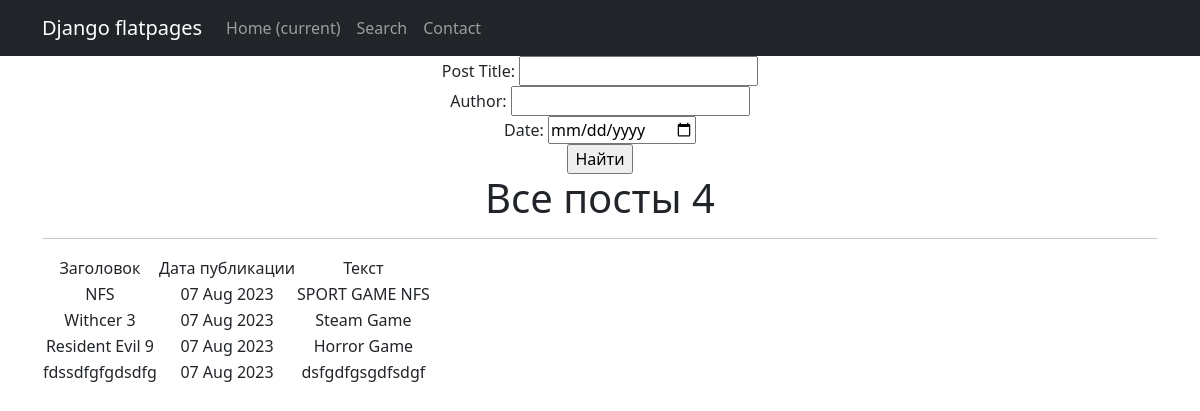
Page /news/search/ on the earlier database version.
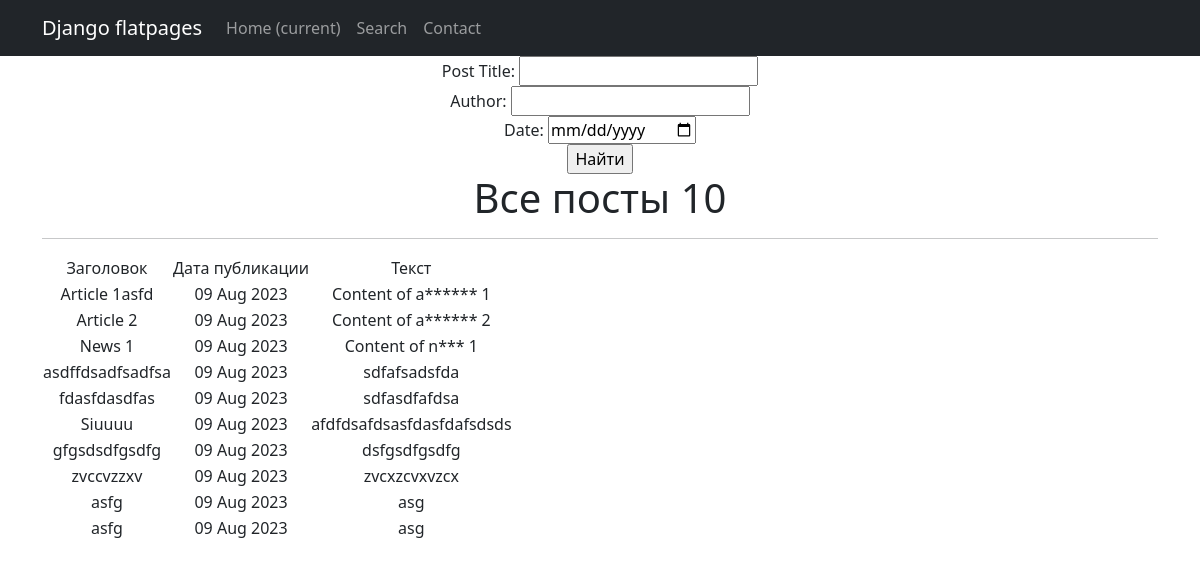
Same page on the later database version.
### news/models.py (models this page shows, shortened)
class Post(models.Model):
    author = models.ForeignKey('Author', on_delete=models.CASCADE)
    POST_TYPES = [
        ('article', 'Статья'),
        ('news', 'Новость'),
    ]
    post_type = models.CharField(max_length=7, choices=POST_TYPES)
    time_created = models.DateTimeField(auto_now_add=True)
    title = models.CharField(max_length=200)
    categories = models.ManyToManyField(Category, through='PostCategory')
    content = models.TextField()
    rating = models.FloatField(default=0.0)

### news/views.py (the view)
# urls.py: path('search/', PostsSearch.as_view(), name='search'),
class PostsSearch(ListView):
    model = Post
    ordering = ['time_created']
    template_name = 'post_search.html'
    context_object_name = 'posts'
    def get_context_data(self, **kwargs):
        context = super().get_context_data(**kwargs)
        context['filter'] = PostFilter(self.request.GET, queryset=self.get_queryset())
        return context

### news/templatetags/custom_filters.py (called while the page is built)
@register.filter()
def cencor(value):
    bad_words = ['article', 'news']
    if not isinstance(value, str):
        raise TypeError(f"Unresolved type {type(value)} expected type 'str'")
    for word in value.split():
        if word.lower() in bad_words:
            value = value.replace(word, f"{word[0]}{'*' * (len(word) - 1)}")
    return value

### templates/post_search.html (shortened to what this page needs)
{% extends 'default.html' %}
{% load custom_filters %}
{% block content %}
<form method="GET">
    <div>
        <label for="{{ filter.form.title_field.id_for_label }}">Post Title:</label>
        {{ filter.form.title_field }}
    </div>
    <div>
        <label for="{{ filter.form.author.id_for_label }}">Author:</label>
        {{ filter.form.author }}
    </div>
    <div>
        <label for="{{ filter.form.date_field.id_for_label }}">Date:</label>
        <input type="date" name="{{ filter.form.date_field.name }}"
               value="{{ filter.form.date_field.value|default:'' }}"
               min="{{ filter.form.date_field.field.widget.attrs.min }}"
               max="{{ filter.form.date_field.field.widget.attrs.max }}"
        >
    </div>
    <input type="submit" value="Найти">
</form>
   <h1>Все посты {{filter.qs|length}}</h1>
   <hr>
   {% if posts %}
       <table>
           <tr>
               <td>Заголовок</td>
               <td>Дата публикации</td>
               <td>Текст</td>
           </tr>
           {% for post in filter.qs %}
           <tr>
               <td>{{ post.title }}</td>
               <td>{{ post.time_created|date:'d M Y' }}</td>
               <td>{{ post.content|truncatewords:20|cencor }}</td>
           </tr>
           {% endfor %}
       </table>
   {% else %}
       <h2>Новостей нет!</h2>
   {% endif %}
{% endblock content %}

Differences in the rows shown:
removed Post: title "NFS", time_created "07 Aug 2023", content|cencor "SPORT GAME NFS"
removed Post: title "Withcer 3", time_created "07 Aug 2023", content|cencor "Steam Game"
removed Post: title "Resident Evil 9", time_created "07 Aug 2023", content|cencor "Horror Game"
removed Post: title "fdssdfgfgdsdfg", time_created "07 Aug 2023", content|cencor "dsfgdfgsgdfsdgf"
added Post: title "Article 1asfd", time_created "09 Aug 2023", content|cencor "Content of a****** 1"
added Post: title "Article 2", time_created "09 Aug 2023", content|cencor "Content of a****** 2"
added Post: title "News 1", time_created "09 Aug 2023", content|cencor "Content of n*** 1"
added Post: title "asdffdsadfsadfsa", time_created "09 Aug 2023", content|cencor "sdfafsadsfda"
added Post: title "fdasfdasdfas", time_created "09 Aug 2023", content|cencor "sdfasdfafdsa"
added Post: title "Siuuuu", time_created "09 Aug 2023", content|cencor "afdfdsafdsasfdasfdafsdsds"
added Post: title "gfgsdsdfgsdfg", time_created "09 Aug 2023", content|cencor "dsfgsdfgsdfg"
added Post: title "zvccvzzxv", time_created "09 Aug 2023", content|cencor "zvcxzcvxvzcx"
added Post: title "asfg", time_created "09 Aug 2023", content|cencor "asg"
added Post: title "asfg", time_created "09 Aug 2023", content|cencor "asg"
Other differences:
{{ filter.qs|length }}: "4" → "10"
